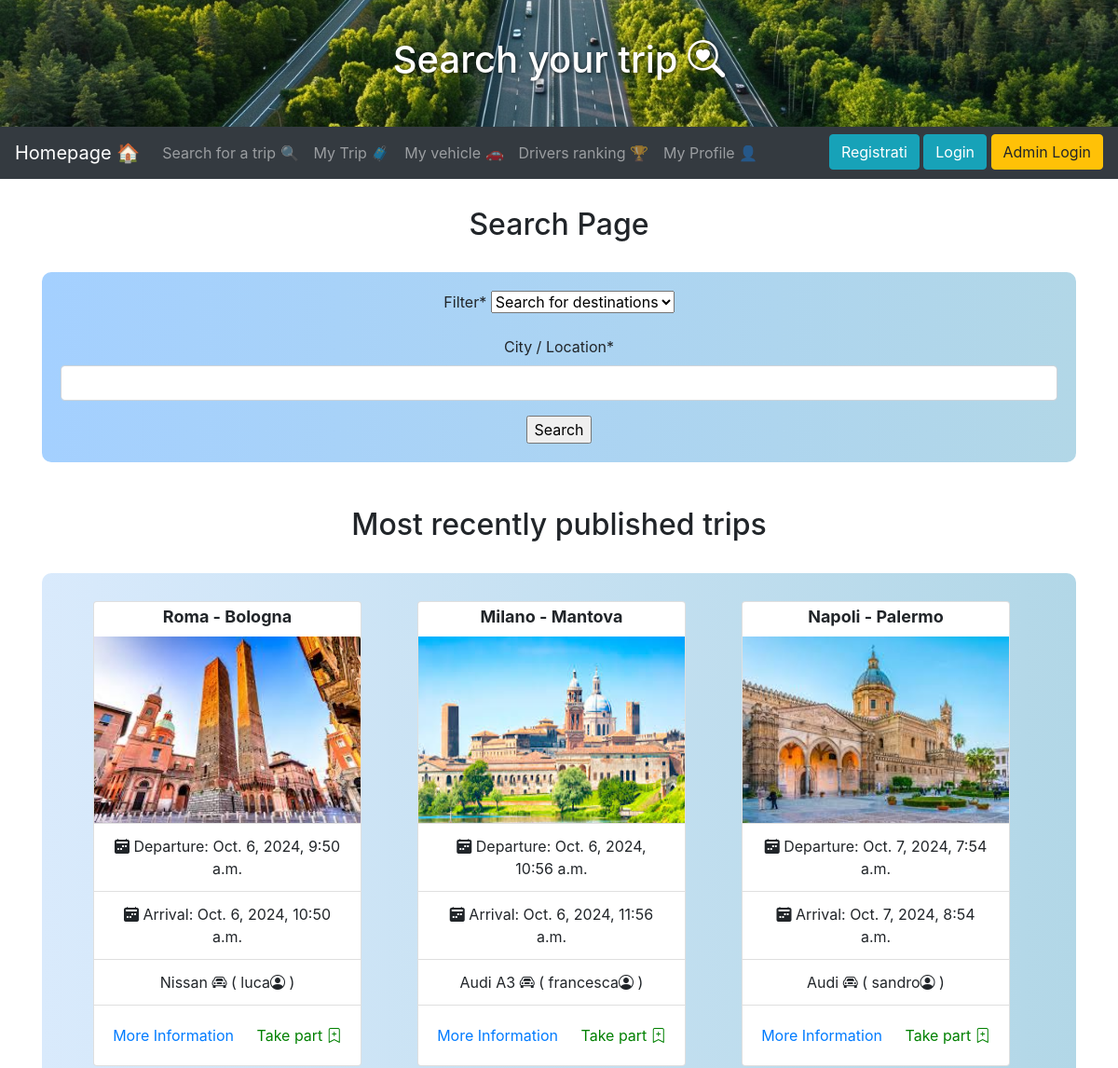
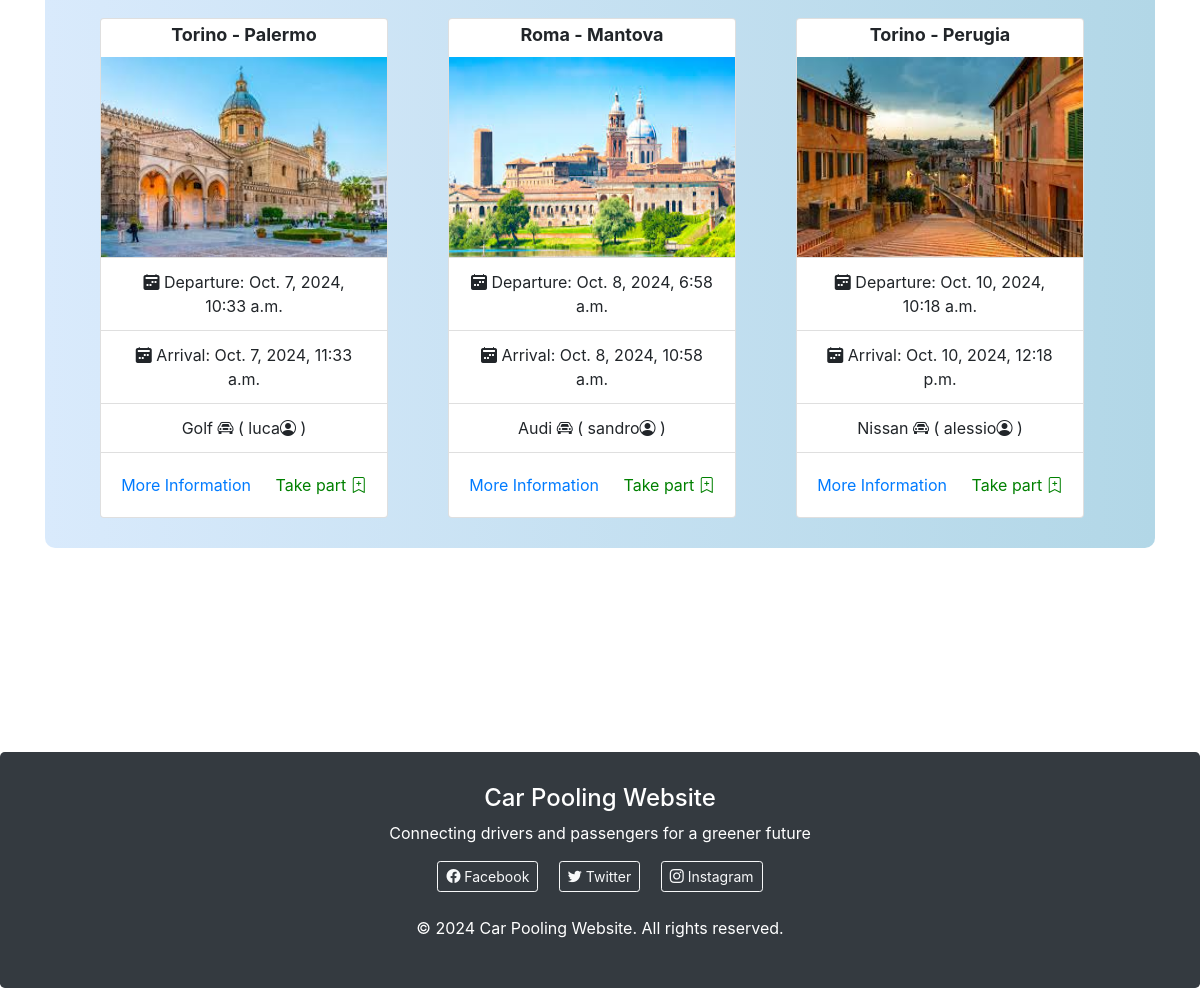
Screenshot of /gestione/searchtrip/ with the database file from the repository (2 pictures, top to bottom).
### gestione/models.py (models this page shows, shortened)
class Ride(models.Model):
    car = models.ForeignKey(Car , on_delete=models.SET_NULL , default = None ,null=True , related_name="my_rides")
    user = models.ForeignKey(User, on_delete=models.PROTECT,blank=True,null=True,default=None, related_name="my_rides")
    departure_location = models.CharField(max_length=30 , null  = False , default = "NO_LOCATION_D")
    departure_state = models.CharField(max_length=30 , null  = False , default = "NO_STATE_D")
    departure_address = models.CharField(max_length=30 , null  = False , default = "NO_ADDRESS_D")
    arrival_location = models.CharField(max_length=30 , null = False , default = "NO_LOCATION_A")
    arrival_state = models.CharField(max_length=30 , null  = False , default = "NO_STATE_A")
    arrival_address = models.CharField(max_length=30 , null  = False , default = "NO_ADDRESS_A")
    departure_time = models.DateTimeField(null=False , default=timezone.make_aware(timezone.datetime(1970, 1, 1, 0, 0, 0)))
    arrival_time = models.DateTimeField(null=False , default=timezone.make_aware(timezone.datetime(1970, 1, 1, 0, 0, 0)))
    open_registration_time = models.DateTimeField(null = False , default=timezone.make_aware(timezone.datetime(1970, 1, 1, 0, 0, 0)))
    close_registration_time = models.DateTimeField(null = False , default=timezone.make_aware(timezone.datetime(1970, 1, 1, 0, 0, 0)))
    max_passenger = models.IntegerField(default=0 , null = False )
    image = models.ImageField(upload_to='ride_images/', null=True, blank=True)

class Car(models.Model):
    user = models.ForeignKey(User, on_delete=models.SET_NULL,blank=True,null=True , related_name="my_cars")
    model = models.CharField(max_length=50)
    license_plate = models.CharField(max_length=15)
    km = models.IntegerField(default=0)
    last_inspection_date = models.DateField(default=None , null = True , blank=True)
    image = models.ImageField(upload_to='car_images/', null=True, blank=True)
    class Meta:
        verbose_name_plural = "Cars"

### gestione/views.py (the view)
# urls.py: path("searchtrip/" , search , name = "search_trip" ),
def search(request):
    if request.method == "POST":
        form = SearchTripForm(request.POST)
        if form.is_valid():
            where = form.cleaned_data.get("search_where")
            string = form.cleaned_data.get("search_string")
            return redirect("search_results_trip", string=string, where=where)
    else:
        form = SearchTripForm()
    trips = get_filtered_rides(user=request.user , limit = 6)
    return render(request, "search_trip.html", context={"form": form, "title": "Search", "trips": trips})

### gestione/forms.py
class SearchTripForm(forms.Form):
    choice_list = [("Destination","Search for destinations"), ("Departure","Search for departure") ]
    search_where = forms.ChoiceField(label="Filter", required=True, choices=choice_list , widget=forms.Select(attrs={'id': 'id_search_where'}))
    search_string = forms.CharField(label="City / Location",max_length=100, min_length=3, required=True , widget=forms.TextInput(attrs={'id': 'id_search_string'}) )

### gestione/templates/search_trip.html (shortened to what this page needs)
{% extends "basebs.html" %}
{% load crispy_forms_tags %}
{% load static %}
{% block header1 %}
  <div class="header-background">
    <h1> Search your trip <i class="bi bi-search-heart"></i> </h1>
  </div>
{% endblock %}
{% block content %}
    <h2>Search Page</h2>
    <br>
    <div style="background: linear-gradient(to right, #a4d0ff, #b2d7e7); padding: 20px; text-align: center; border-radius: 10px;">
    <form action="{% url 'search_trip' %}" method="POST">
        {{ form|crispy }}
    <input type="submit" value="Search"> </form>
    </div>
    <br><br>
    <h2>Most recently published trips</h2>
    <br>
    <div style="background: linear-gradient(to right, #d9eafc, #b2d7e7); padding: 20px; text-align: center; border-radius: 10px;">
        <div class="container text-center">
            <div class="row justify-content-start">
                {% for trip in trips %}
                    <div class="col-auto card-container">
                        <div class="card" style="width: 18rem;">
                            <h4> <span class="badge rounded-pill text-bg-info">{{ trip.departure_location }} - {{ trip.arrival_location }}</span> </h4>
                            {% if trip.image %}
                                <img src="{{ trip.image.url }}" height="200px" alt="city_img">
                            {% else %}
                                <img src="{% static '/img/no_img.jpg' %}" height="200px" alt="default_city_img">
                            {% endif %}
                            <ul class="list-group list-group-flush">
                                <li class="list-group-item"> <i class="bi bi-calendar2-week-fill"></i> Departure: {{ trip.departure_time}} </li>
                                <li class="list-group-item"> <i class="bi bi-calendar2-week-fill"></i> Arrival: {{ trip.arrival_time}}</li>
                                <li class="list-group-item"> {{ trip.car.model }} <i class="bi bi-car-front"></i> ( {{trip.user.username}}<i class="bi bi-person-circle"></i> )  </li>
                            </ul>
                            <div class="card-body">
                                <a href="{% url 'ridedetail' pk=trip.id %}" class="card-link"> More Information </a>
                                <a href="#" style = "color: green;"  class="card-link" data-toggle="modal" data-target="#confirmModal" data-href="{% url 'take_part' pk=trip.id %}"> Take part <i class="bi bi-bookmark-plus"></i> </a>
                            </div>
                        </div>
                    </div>
                    {% empty %}
                    <div class="col-12">
                        <div class="alert alert-warning" role="alert">
                            In this moment there aren't trips available  <i class="bi bi-emoji-frown"></i>
                        </div>
                    </div>
                {% endfor %}
            </div>
        </div>
    </div>
{% endblock %}

### templates/basebs.html (shortened to what this page needs)
<!DOCTYPE html>
<html lang="en">
<head>
  {% block head %}
  <link rel="stylesheet" href="https://cdn.jsdelivr.net/npm/bootstrap@4.6.1/dist/css/bootstrap.min.css">
  <link rel="stylesheet" href="https://cdn.jsdelivr.net/npm/bootstrap-icons@1.11.3/font/bootstrap-icons.min.css">
  {% endblock %}
  {% load crispy_forms_tags %}
</head>
<body>
<div class="jumbotron text-center" style="margin:0 ; padding: 0;">
{% block header1 %}{% endblock %}
</div>
<nav class="navbar navbar-expand-sm bg-dark navbar-dark">
{% block navbar %}
    <a class="navbar-brand" href="{% url 'home' %}">Homepage 🏠 </a>
    <div class="collapse navbar-collapse" id="collapsibleNavbar">
      <ul class="navbar-nav w-100 d-flex">
        <li class="nav-item">
          <a class="nav-link" href="{% url 'search_trip' %}">Search for a trip 🔍</a>
        </li>
        <li class="nav-item">
          <a class="nav-link" href="{% url 'trips' 'passenger' %}">My Trip 🧳</a>
        </li>
        <li class="nav-item">
          <a class="nav-link" href="{% url 'garage' %}">My vehicle 🚗</a>
        </li>
        <li class="nav-item">
          <a class="nav-link" href="{% url 'ranking' %}">Drivers ranking 🏆</a>
        </li>
        <li class="nav-item">
          <a class="nav-link" href="{% url 'profile' %}">My Profile 👤</a>
        </li>
        {% if user.is_authenticated %}
          <li class="nav-item ml-auto"></li>
            <form id="logout-form" method="post" action="{% url 'logout' %}">
              {% csrf_token %}
              {% if user.is_superuser %}
              <a href="/admin" type="button" class="btn btn-primary"> 👤 {{user.username}} </a>
              {% else %}
              <a href="{% url 'profile' %}" type="button" class="btn btn-primary"> 👤 {{user.username}} </a>
              {% endif %}
              <button type="submit" class="btn btn-info">Log out</button>
            </form>
            </br>
          </li>
        {% else %}
        <li class="nav-item ml-auto">
          <a class="btn btn-info" href="{% url 'register' %}" role="button">Registrati</a>
          <a class="btn btn-info" href="{% url 'login' %}" role="button">Login</a>
          <a class="btn btn-warning" href="/admin/" role="button">Admin Login</a>
        </li>
        {% endif %}
    </ul>
    </div>
{% endblock %}
</nav>
<div class="container" style="margin-top:30px">
    <div class="col-sm-22">
      <center>
      {% block content %}
      {% endblock %}
      <br>
      </center>
    </div>
</div>
<div class="jumbotron text-center" style="margin-bottom:0; margin-top: 180px; background-color: #343a40; color: white; padding: 2rem 1rem; ">
{% block footer %}
      <div class="container">
          <h4>Car Pooling Website</h4>
          <p>Connecting drivers and passengers for a greener future</p>
          <div class="my-3">
              <a href="#" class="btn btn-outline-light btn-sm mx-2"><i class="bi bi-facebook"></i> Facebook</a>
              <a href="#" class="btn btn-outline-light btn-sm mx-2"><i class="bi bi-twitter"></i> Twitter</a>
              <a href="#" class="btn btn-outline-light btn-sm mx-2"><i class="bi bi-instagram"></i> Instagram</a>
          </div>
          <div class="mt-4">
              <p>&copy; 2024 Car Pooling Website. All rights reserved.</p>
          </div>
      </div>
{% endblock %}
</div>
</body>
</html>

### templates/basebs.html (style rules this page uses)
.header-background { background-image: url('/static/img/home_background.jpg'); background-size: cover; background-position: center; padding: 40px; color: white; text-shadow: 1px 1px 4px rgba(0, 0, 0, 0.7); width: 100vw; margin-left: calc(-50vw + 50%); }
.card-container { margin-left: 10px; }
.card { margin: 10px; }

### rows the page displays
Ride: departure_location "Roma", arrival_location "Bologna", image (picture), departure_time "Oct. 6, 2024, 9:50 a.m.", arrival_time "Oct. 6, 2024, 10:50 a.m.", car.model "Nissan", user.username "luca"
Ride: departure_location "Milano", arrival_location "Mantova", image (picture), departure_time "Oct. 6, 2024, 10:56 a.m.", arrival_time "Oct. 6, 2024, 11:56 a.m.", car.model "Audi A3", user.username "francesca"
Ride: departure_location "Napoli", arrival_location "Palermo", image (picture), departure_time "Oct. 7, 2024, 7:54 a.m.", arrival_time "Oct. 7, 2024, 8:54 a.m.", car.model "Audi", user.username "sandro"
Ride: departure_location "Torino", arrival_location "Palermo", image (picture), departure_time "Oct. 7, 2024, 10:33 a.m.", arrival_time "Oct. 7, 2024, 11:33 a.m.", car.model "Golf", user.username "luca"
Ride: departure_location "Roma", arrival_location "Mantova", image (picture), departure_time "Oct. 8, 2024, 6:58 a.m.", arrival_time "Oct. 8, 2024, 10:58 a.m.", car.model "Audi", user.username "sandro"
Ride: departure_location "Torino", arrival_location "Perugia", image (picture), departure_time "Oct. 10, 2024, 10:18 a.m.", arrival_time "Oct. 10, 2024, 12:18 p.m.", car.model "Nissan", user.username "alessio"
